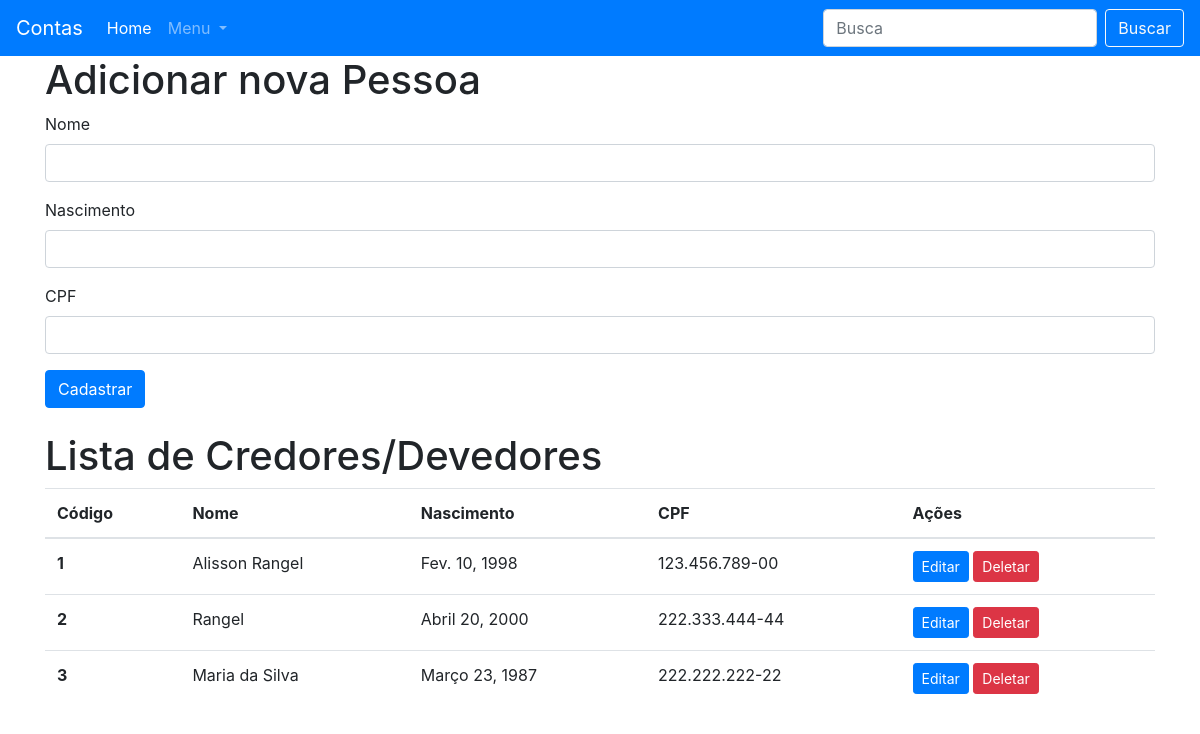
The page /pessoas/ on the database as committed earlier.
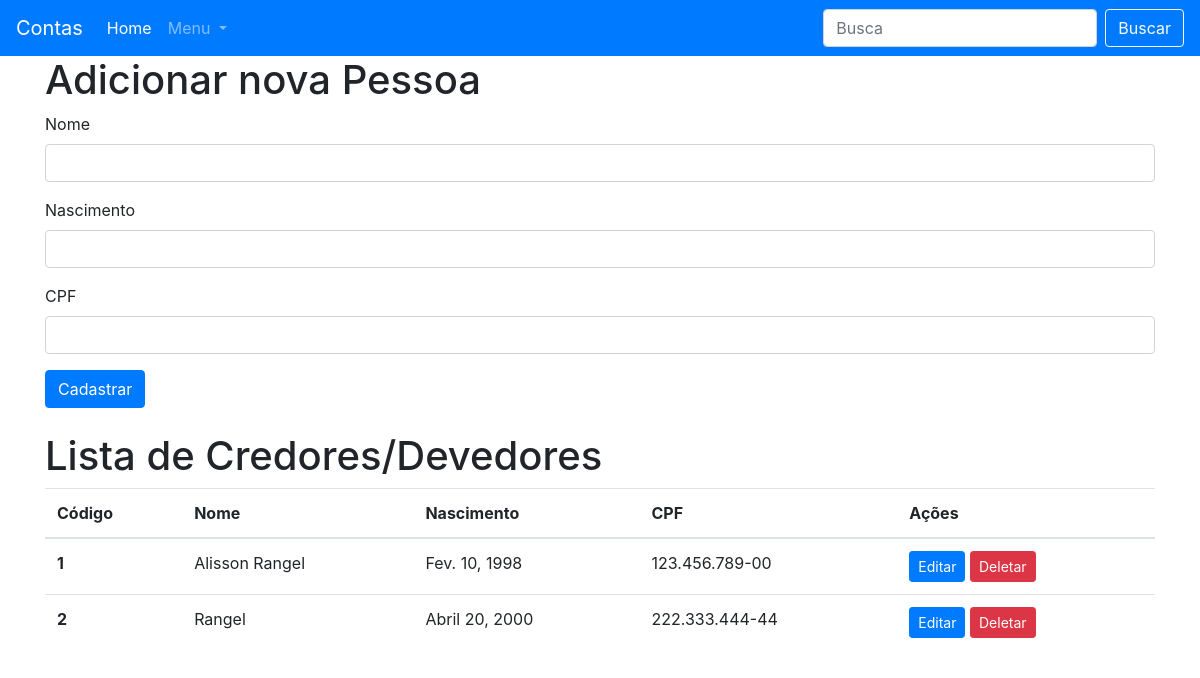
The same page on the database as committed later.
### apps/gestor/models.py (models this page shows, shortened)
class Pessoa(models.Model):
    nome = models.CharField(verbose_name='Nome', max_length=200)
    nascimento = models.DateField(verbose_name='Nascimento')
    cpf = models.CharField(verbose_name='CPF', max_length=14)

### apps/gestor/views.py (the view)
# urls.py: path('pessoas/', views.lista_adicionar_pessoa, name='lista_adicionar_pessoa'),
def lista_adicionar_pessoa(request):
    pessoas = Pessoa.objects.all()
    if request.method == 'POST':
        form = PessoaForm(request.POST)
        if form.is_valid():
            form.save()
            return redirect('gestor:lista_adicionar_pessoa')
    form = PessoaForm()
    return render(request, 'lista_adicionar_pessoa.html', {'form': form, 'pessoas': pessoas})

### apps/gestor/forms.py
class PessoaForm(forms.ModelForm):
    class Meta:
        model = Pessoa
        fields = '__all__' # ['nome','nascimento','cpf']

### templates/lista_adicionar_pessoa.html (shortened to what this page needs)
{% extends 'base.html' %} {% load widget_tweaks %}
{% block corpo %}
<h1>Adicionar nova Pessoa</h1>
<form action="" method="post">
    <div class="form-group">
        <label for="{{ form.nome.id_for_label }}">{{ form.nome.label }}</label> {% render_field form.nome class="form-control" %}
    </div>
    <div class="form-group">
        <label for="{{ form.nascimento.id_for_label }}">{{ form.nascimento.label }}</label> {% render_field form.nascimento class="form-control" %}
    </div>
    <div class="form-group">
        <label for="{{ form.cpf.id_for_label }}">{{ form.cpf.label }}</label> {% render_field form.cpf class="form-control" %}
    </div>
    <button type="submit" class="btn btn-primary">Cadastrar</button>
</form>
<br>
<h1>Lista de Credores/Devedores</h1>
<table class="table table-hover">
    <thead>
        <tr>
            <th scope="col">Código</th>
            <th scope="col">Nome</th>
            <th scope="col">Nascimento</th>
            <th scope="col">CPF</th>
            <th scope="col">Ações</th>
        </tr>
    </thead>
    <tbody>
        {% for pessoa in pessoas %}
        <tr>
            <th scope="row">{{ pessoa.id }}</th>
            <td>{{ pessoa.nome }}</td>
            <td>{{ pessoa.nascimento }}</td>
            <td>{{ pessoa.cpf }}</td>
            <td colspan="2">
                <a href="{% url 'gestor:editar_pessoa' pessoa.id %}" class="btn btn-primary btn-sm">Editar</a>
                <a href="{% url 'gestor:deletar_pessoa' pessoa.id %}" class="btn btn-danger btn-sm">Deletar</a>
            </td>
        </tr>
        {% endfor %}
    </tbody>
</table>
{% endblock corpo %}

### templates/base.html (shortened to what this page needs)
{% load static %}
<!DOCTYPE html>
<html lang='en'>
<head>
    <link rel='stylesheet' href="{% static 'css/bootstrap.css' %}">
</head>
<body>
    <nav class="navbar navbar-expand-lg navbar-dark bg-primary">
        <a class="navbar-brand" href="#">Contas</a>
        <div class="collapse navbar-collapse" id="navbarSupportedContent">
            <ul class="navbar-nav mr-auto">
                <li class="nav-item active">
                    <a class="nav-link" href="#">Home <span class="sr-only">(current)</span></a>
                </li>
                <li class="nav-item dropdown">
                    <a class="nav-link dropdown-toggle" href="#" id="navbarDropdown" role="button" data-toggle="dropdown" aria-haspopup="true" aria-expanded="false">
                        Menu
                      </a>
                </li>
            </ul>
            <form class="form-inline my-2 my-lg-0">
                <input class="form-control mr-sm-2" type="search" placeholder="Busca" aria-label="Search">
                <button class="btn btn-outline-light my-2 my-sm-0" type="submit">Buscar</button>
            </form>
        </div>
    </nav>
    <div class='container'>
        <div class="row">
            <div class="col-12">
                {% block corpo %}{% endblock corpo %}
            </div>
        </div>
    </div>
</body>
</html>

Rows that differ between the two databases and show on the page:
removed Pessoa: id "3", nome "Maria da Silva", nascimento "Março 23, 1987", cpf "222.222.222-22"
